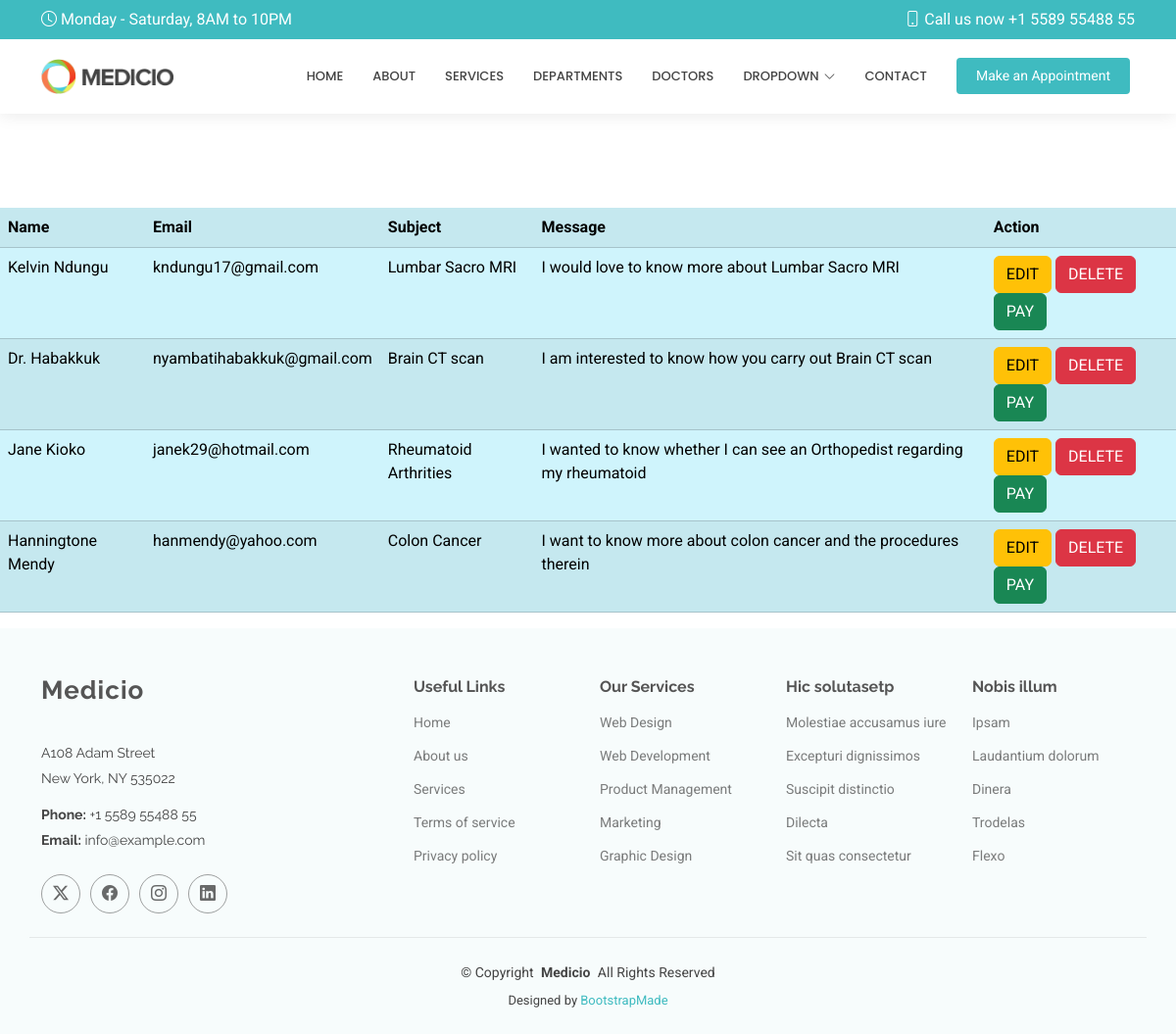
The app's page /myrecords/ with its own data.
### myapp/models.py (models this page shows, shortened)
class Contact(models.Model):
    name = models.CharField(max_length=100)
    email = models.EmailField()
    subject = models.CharField(max_length=50)
    message = models.TextField()

### myapp/views.py (the view)
# urls.py: path('myrecords/', views.myrecords, name='myrecords'),
def myrecords(request):
    allrecords=Contact.objects.all()
    return render(request,'myrecords.html',{'contact':allrecords})

### templates/myrecords.html
{% extends 'starter-page.html' %}
{% load static %}
{% block body %}
    <br><br><br><br>
    <table class="table table-striped table-hover table-info mt-10">
    <tr>
        <th>Name</th>
        <th>Email</th>
        <th>Subject</th>
        <th>Message</th>
        <th>Action</th>
    </tr>
    {% for y in contact %}
        <tr>
        <td>{{y.name}}</td>
        <td>{{y.email}}</td>
        <td>{{y.subject}}</td>
        <td>{{y.message}}</td>
        <td>
            <a href="" class="btn btn-warning">EDIT</a>
            <a href="/delete_contact/{{ y.id }}" class="btn btn-danger">DELETE</a>
            <a href="" class="btn btn-success">PAY</a>
        </td>
        </tr>
    {% endfor %}
    </table>
{% endblock %}

### templates/starter-page.html (shortened to what this page needs)
<!DOCTYPE html>
<html lang="en">
<head>
   {% load static %}
  <link href="{% static 'assets/vendor/bootstrap/css/bootstrap.min.css' %}" rel="stylesheet">
  <link href="{% static 'assets/vendor/bootstrap-icons/bootstrap-icons.css' %}" rel="stylesheet">
  <link href="{% static 'assets/vendor/aos/aos.css' %}" rel="stylesheet">
  <link href="{% static 'assets/vendor/fontawesome-free/css/all.min.css' %}" rel="stylesheet">
  <link href="{% static 'assets/vendor/glightbox/css/glightbox.min.css' %}" rel="stylesheet">
  <link href="{% static 'assets/vendor/swiper/swiper-bundle.min.css' %}" rel="stylesheet">
  <link href="{% static 'assets/css/main.css' %}" rel="stylesheet">
</head>
<body class="starter-page-page">
  <header id="header" class="header sticky-top">
    <div class="topbar d-flex align-items-center">
      <div class="container d-flex justify-content-center justify-content-md-between">
        <div class="d-none d-md-flex align-items-center">
          <i class="bi bi-clock me-1"></i> Monday - Saturday, 8AM to 10PM
        </div>
        <div class="d-flex align-items-center">
          <i class="bi bi-phone me-1"></i> Call us now +1 5589 55488 55
        </div>
      </div>
    </div>
    <div class="branding d-flex align-items-center">
      <div class="container position-relative d-flex align-items-center justify-content-end">
        <a href="index.html" class="logo d-flex align-items-center me-auto">
          <img src="{% static 'assets/img/logo.png' %}" alt="">
        </a>
        <nav id="navmenu" class="navmenu">
          <ul>
            <li><a href="{% url 'home' %}">Home</a></li>
            <li><a href="{% url 'about' %}">About</a></li>
            <li><a href="{% url 'services' %}">Services</a></li>
            <li><a href="#departments">Departments</a></li>
            <li><a href="{% url 'doctors' %}">Doctors</a></li>
            <li class="dropdown"><a href="#"><span>Dropdown</span> <i class="bi bi-chevron-down toggle-dropdown"></i></a>
            </li>
            <li><a href="#contact">Contact</a></li>
          </ul>
        </nav>
        <a class="cta-btn" href="index.html#appointment">Make an Appointment</a>
      </div>
    </div>
  </header>
  <main class="main">
      {% block body %}
      {% endblock %}
  </main>
  <footer id="footer" class="footer light-background">
    <div class="container footer-top">
      <div class="row gy-4">
        <div class="col-lg-4 col-md-6 footer-about">
          <a href="index.html" class="logo d-flex align-items-center">
            <span class="sitename">Medicio</span>
          </a>
          <div class="footer-contact pt-3">
            <p>A108 Adam Street</p>
            <p>New York, NY 535022</p>
            <p class="mt-3"><strong>Phone:</strong> <span>+1 5589 55488 55</span></p>
            <p><strong>Email:</strong> <span>info@example.com</span></p>
          </div>
          <div class="social-links d-flex mt-4">
            <a href=""><i class="bi bi-twitter-x"></i></a>
            <a href=""><i class="bi bi-facebook"></i></a>
            <a href=""><i class="bi bi-instagram"></i></a>
            <a href=""><i class="bi bi-linkedin"></i></a>
          </div>
        </div>
        <div class="col-lg-2 col-md-3 footer-links">
          <h4>Useful Links</h4>
          <ul>
            <li><a href="#">Home</a></li>
            <li><a href="#">About us</a></li>
            <li><a href="#">Services</a></li>
            <li><a href="#">Terms of service</a></li>
            <li><a href="#">Privacy policy</a></li>
          </ul>
        </div>
        <div class="col-lg-2 col-md-3 footer-links">
          <h4>Our Services</h4>
          <ul>
            <li><a href="#">Web Design</a></li>
            <li><a href="#">Web Development</a></li>
            <li><a href="#">Product Management</a></li>
            <li><a href="#">Marketing</a></li>
            <li><a href="#">Graphic Design</a></li>
          </ul>
        </div>
        <div class="col-lg-2 col-md-3 footer-links">
          <h4>Hic solutasetp</h4>
          <ul>
            <li><a href="#">Molestiae accusamus iure</a></li>
            <li><a href="#">Excepturi dignissimos</a></li>
            <li><a href="#">Suscipit distinctio</a></li>
            <li><a href="#">Dilecta</a></li>
            <li><a href="#">Sit quas consectetur</a></li>
          </ul>
        </div>
        <div class="col-lg-2 col-md-3 footer-links">
          <h4>Nobis illum</h4>
          <ul>
            <li><a href="#">Ipsam</a></li>
            <li><a href="#">Laudantium dolorum</a></li>
            <li><a href="#">Dinera</a></li>
            <li><a href="#">Trodelas</a></li>
            <li><a href="#">Flexo</a></li>
          </ul>
        </div>
      </div>
    </div>
    <div class="container copyright text-center mt-4">
      <p>© <span>Copyright</span> <strong class="px-1 sitename">Medicio</strong> <span>All Rights Reserved</span></p>
      <div class="credits">
        Designed by <a href="https://bootstrapmade.com/">BootstrapMade</a>
      </div>
    </div>
  </footer>
</body>
</html>

### static/assets/css/main.css (style rules this page uses)
:root { --default-font: "Roboto", system-ui, -apple-system, "Segoe UI", Roboto, "Helvetica Neue", Arial, "Noto Sans", "Liberation Sans", sans-serif, "Apple Color Emoji", "Segoe UI Emoji", "Segoe UI Symbol", "Noto Color Emoji"; --heading-font: "Raleway", sans-serif; --nav-font: "Poppins", sans-serif; }
:root { --background-color: #ffffff; --default-color: #444444; --heading-color: #555555; --accent-color: #3fbbc0; --surface-color: #ffffff; --contrast-color: #ffffff; }
:root { --nav-color: #444444; --nav-hover-color: #3fbbc0; --nav-mobile-background-color: #ffffff; --nav-dropdown-background-color: #ffffff; --nav-dropdown-color: #444444; --nav-dropdown-hover-color: #3fbbc0; }
.light-background { --background-color: #f7fcfc; --surface-color: #ffffff; }
:root { scroll-behavior: smooth; }
body { color: var(--default-color); background-color: var(--background-color); font-family: var(--default-font); }
a { color: var(--accent-color); text-decoration: none; transition: 0.3s; }
h1, h2, h3, h4, h5, h6 { color: var(--heading-color); font-family: var(--heading-font); }
.header { color: var(--default-color); background-color: var(--background-color); transition: all 0.5s; z-index: 997; box-shadow: 0px 0 18px rgba(0, 0, 0, 0.1); }
.header .topbar { background-color: var(--accent-color); color: var(--contrast-color); height: 40px; padding: 0; transition: all 0.5s; }
.header .branding { min-height: 60px; padding: 10px 0; }
.header .logo { line-height: 1; }
.header .logo img { max-height: 36px; margin-right: 8px; }
.header .cta-btn, .header .cta-btn:focus { color: var(--contrast-color); background: var(--accent-color); font-size: 14px; padding: 8px 20px; margin: 0 5px 0 30px; border-radius: 4px; transition: 0.3s; }
@media (min-width: 1200px) { .navmenu { padding: 0; } }
@media (min-width: 1200px) { .navmenu ul { margin: 0; padding: 0; display: flex; list-style: none; align-items: center; } }
@media (min-width: 1200px) { .navmenu li { position: relative; } }
@media (min-width: 1200px) { .navmenu a, .navmenu a:focus { color: var(--nav-color); padding: 18px 15px; font-size: 13px; font-family: var(--nav-font); font-weight: 500; text-transform: uppercase; display: flex; align-items: center; justify-content: space-between; white-space: nowrap; transition: 0.3s; } }
@media (min-width: 1200px) { .navmenu a i, .navmenu a:focus i { font-size: 12px; line-height: 0; margin-left: 5px; transition: 0.3s; } }
@media (min-width: 1200px) { .navmenu li:last-child a { padding-right: 0; } }
.footer { color: var(--default-color); background-color: var(--background-color); font-size: 14px; position: relative; }
.footer .footer-top { padding-top: 50px; }
.footer .footer-about .logo { line-height: 1; margin-bottom: 25px; }
.footer .footer-about .logo span { color: var(--heading-color); font-family: var(--heading-font); font-size: 26px; font-weight: 700; letter-spacing: 1px; }
.footer .footer-about p { font-size: 14px; font-family: var(--heading-font); }
.footer .social-links a { display: flex; align-items: center; justify-content: center; width: 40px; height: 40px; border-radius: 50%; border: 1px solid color-mix(in srgb, var(--default-color), transparent 50%); font-size: 16px; color: color-mix(in srgb, var(--default-color), transparent 20%); margin-right: 10px; transition: 0.3s; }
.footer h4 { font-size: 16px; font-weight: bold; position: relative; padding-bottom: 12px; }
.footer .footer-links { margin-bottom: 30px; }
.footer .footer-links ul { list-style: none; padding: 0; margin: 0; }
.footer .footer-links ul li { padding: 10px 0; display: flex; align-items: center; }
.footer .footer-links ul li:first-child { padding-top: 0; }
.footer .footer-links ul a { color: color-mix(in srgb, var(--default-color), transparent 30%); display: inline-block; line-height: 1; }
.footer .footer-contact p { margin-bottom: 5px; }
.footer .copyright { padding: 25px 0; border-top: 1px solid color-mix(in srgb, var(--default-color), transparent 90%); }
.footer .copyright p { margin-bottom: 0; }
.footer .credits { margin-top: 8px; font-size: 13px; }

### records on screen
Contact: name "Kelvin Ndungu", email "kndungu17@gmail.com", subject "Lumbar Sacro MRI", message "I would love to know more about Lumbar Sacro MRI"
Contact: name "Dr. Habakkuk", email "nyambatihabakkuk@gmail.com", subject "Brain CT scan", message "I am interested to know how you carry out Brain CT scan"
Contact: name "Jane Kioko", email "janek29@hotmail.com", subject "Rheumatoid Arthrities", message "I wanted to know whether I can see an Orthopedist regarding my rheumatoid"
Contact: name "Hanningtone Mendy", email "hanmendy@yahoo.com", subject "Colon Cancer", message "I want to know more about colon cancer and the procedures therein"
